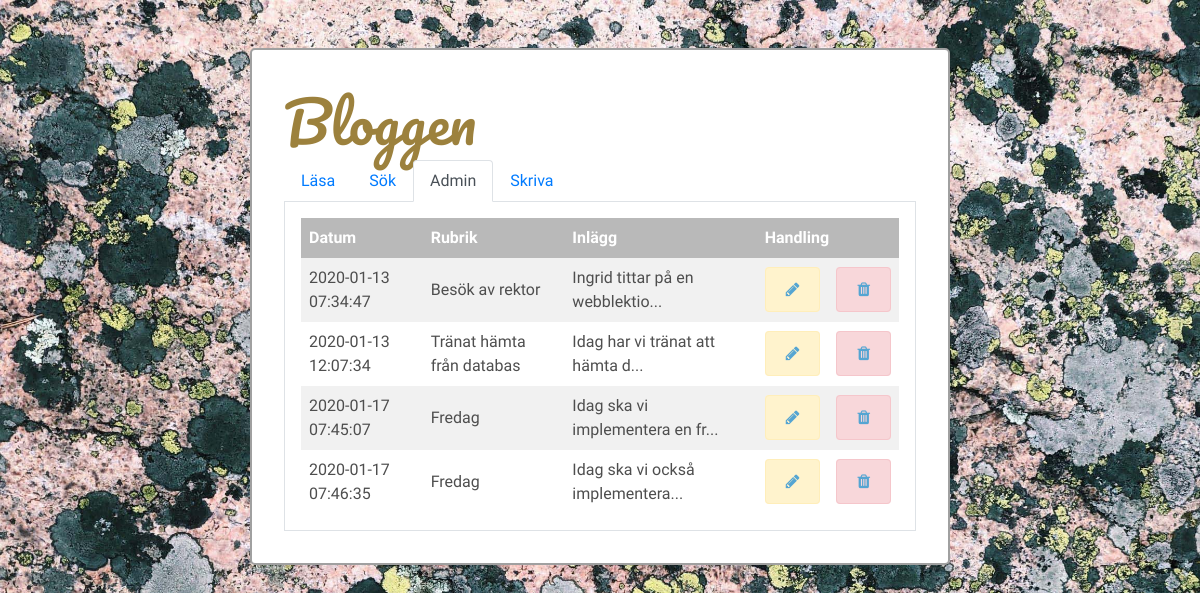
/labb-9/admin/admin.php, run on the app's committed database.
### tables this page shows
CREATE TABLE `blog` (
  `id` int(4) NOT NULL,
  `datum` timestamp NOT NULL DEFAULT CURRENT_TIMESTAMP,
  `rubrik` varchar(50) NOT NULL,
  `inlagg` text NOT NULL
);

### labb-9/admin/admin.php (the view, shortened to what this page needs)
<?php
include_once "../admin/konfig-db.php";
?>
<!DOCTYPE html>
<html lang="sv">
<head>
    <link rel="stylesheet" href="https://stackpath.bootstrapcdn.com/bootstrap/4.3.1/css/bootstrap.min.css">
    <link rel="stylesheet" href="https://cdnjs.cloudflare.com/ajax/libs/font-awesome/4.7.0/css/font-awesome.min.css">
    <link rel="stylesheet" href="../style.css">
</head>
<body>
    <div class="kontainer">
        <h1 class="display-4">Bloggen</h1>
        <nav>
            <ul class="nav nav-tabs">
                <li class="nav-item"><a class="nav-link" href="../lasa.php">Läsa</a></li>
                <li class="nav-item"><a class="nav-link" href="../sok.php">Sök</a></li>
                <li class="nav-item"><a class="nav-link active" href="./admin.php">Admin</a></li>
                <li class="nav-item"><a class="nav-link" href="./skriva.php">Skriva</a></li>
            </ul>
        </nav>
        <main>
            <?php
            $conn = new mysqli($host, $användare, $lösenord, $databas);
            $sql = "SELECT * FROM blog";
            $result = $conn->query($sql);
            echo "<table>";
            echo "<tr><th>Datum</th><th>Rubrik</th><th>Inlägg</th><th colspan=\"2\">Handling</th></tr>";
            while ($rad = $result->fetch_assoc()) {
                $snippet = mb_substr($rad[inlagg], 0, 30) . "...";
                echo "<tr>
                    <td>$rad[datum]</td>
                    <td>$rad[rubrik]</td>
                    <td>$snippet</td>
                    <td><a class=\"alert alert-warning\" href=\"redigera.php?id=$rad[id]\"><i class=\"fa fa-pencil\" aria-hidden=\"true\"></i></a></td>
                    <td><a class=\"alert alert-danger\" href=\"radera.php?id=$rad[id]\"><i class=\"fa fa-trash\" aria-hidden=\"true\"></i></a></td>
                    </tr>";
            }
            echo "</table>";
            ?>
        </main>
    </div>
</body>
</html>

### labb-9/style.css (style rules this page uses)
html { box-sizing: border-box; }
*, *:before, *:after { box-sizing: inherit; }
body, h1, h2, h3, h4, h5, h6, p, ul { margin: 0; padding: 0; }
body { background: #F9F6EB url("./bilder/photo-1577271015616-9b74c52daace.jpg") fixed; background-size: cover; }
.kontainer { width: 700px; padding: 2em; margin: 3em auto; background: #fff; border-radius: 5px; font-family: 'Source Sans Pro', sans-serif; border: 2px solid #a0a0a0; color: #4e4e4e; }
main { padding: 1em; border-left: 1px solid #dee2e6; border-right: 1px solid #dee2e6; border-bottom: 1px solid #dee2e6; }
h1, h2, h3 { color: #9c813d; }
h1, h2, h3, p { margin: 0.1em 0; }
h1 { font-family: 'Pacifico', cursive; }
table { width: 100%; border-collapse: collapse; }
th, td { padding: 0.5em; text-align: left; }
th { background: #b9b9b9; color: #FFF; }
tr:nth-child(even) { background: #f1f1f1; }
tr:nth-child(odd) { background: #FFF; }
table .fa { color: #55a5d2; }

### data on the page
blog: datum "2020-01-13 07:34:47", rubrik "Besök av rektor", inlagg "Ingrid tittar på en webblektio..."
blog: datum "2020-01-13 12:07:34", rubrik "Tränat hämta från databas", inlagg "Idag har vi tränat att hämta d..."
blog: datum "2020-01-17 07:45:07", rubrik "Fredag", inlagg "Idag ska vi implementera en fr..."
blog: datum "2020-01-17 07:46:35", rubrik "Fredag", inlagg "Idag ska vi också implementera..."
